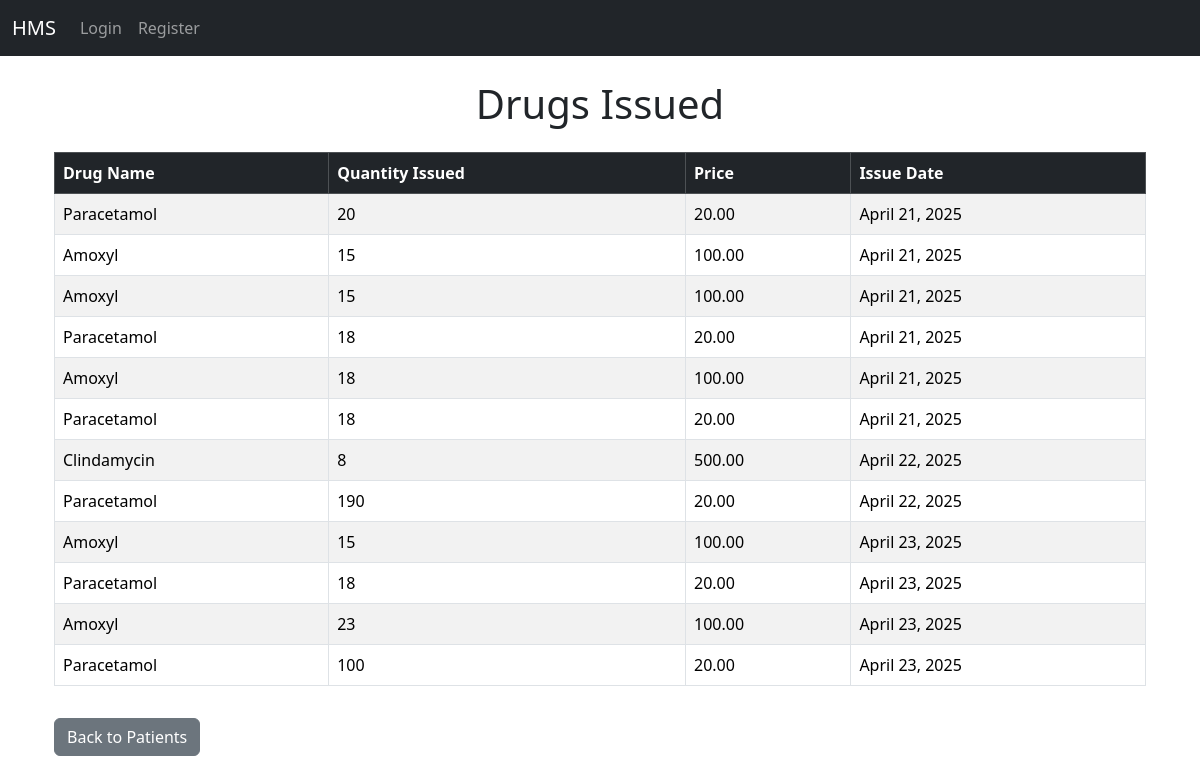
/patients/drug_issued/, run on an earlier commit of the app's database.
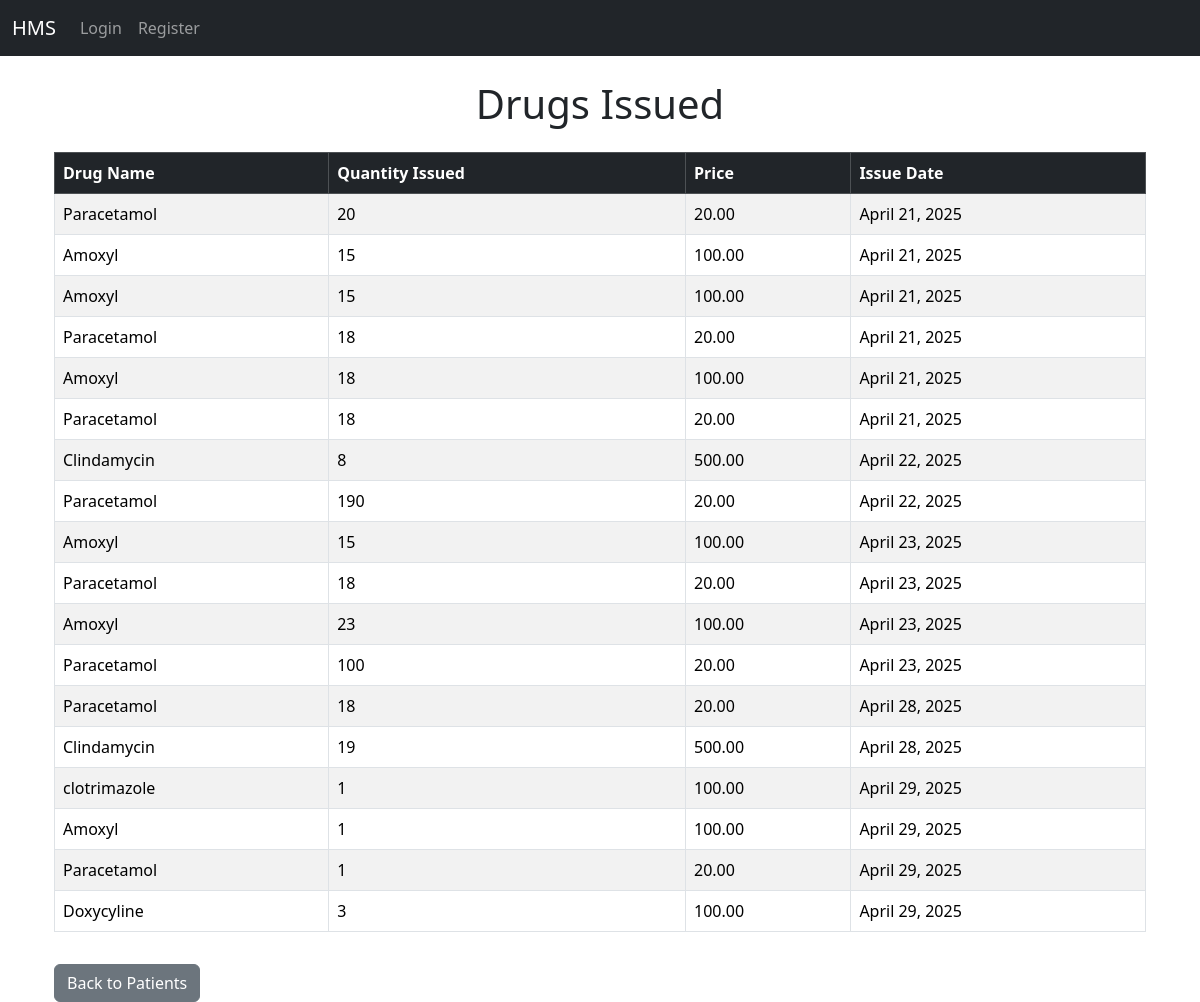
And on a later commit of the database.
### drugs/models.py (models this page shows, shortened)
class DrugIssue(models.Model):
    drug = models.ForeignKey(Drug, on_delete=models.CASCADE)
    patient = models.ForeignKey(Patient_register, on_delete=models.CASCADE)  # Foreign key to Patient_register
    quantity_issued = models.IntegerField()
    issue_date = models.DateField(auto_now_add=True)

class Drug(models.Model):
    name = models.CharField(max_length=100)
    quantity = models.IntegerField()
    expiry_date = models.DateField()
    price = models.DecimalField(max_digits=10, decimal_places=2)

### patients/views.py (the view)
# urls.py: path("drug_issued/", views.drug_issued, name="drug_issued"),
def drug_issued(request, id=None):
    if id:
        drug_issues = DrugIssue.objects.filter(patient_id=id)
        patient = Patient_register.objects.get(id=id)
        return render(request, 'patients/drug_issued.html', {'drug_issues': drug_issues, 'patient': patient})
    drug_issues = DrugIssue.objects.all()
    return render(request, 'patients/drug_issued.html', {'drug_issues': drug_issues})

### templates/patients/drug_issued.html (shortened to what this page needs)
{% extends 'base.html' %}
{% block content %}
<h1 class="text-center mb-4">Drugs Issued</h1>
<div class="container">
    {% if drug_issues %}
    <div class="table-responsive">
        <table class="table table-bordered table-striped">
            <thead class="table-dark">
                <tr>
                    <th>Drug Name</th>
                    <th>Quantity Issued</th>
                    <th> Price</th>
                    <th>Issue Date</th>
                </tr>
            </thead>
            <tbody>
                {% for issue in drug_issues %}
                <tr>
                    <td>{{ issue.drug.name }}</td>
                    <td>{{ issue.quantity_issued }}</td>
                    <td>{{ issue.drug.price }}</td>
                    <td>{{ issue.issue_date }}</td>
                </tr>
                {% endfor %}
            </tbody>
        </table>
    </div>
    {% else %}
    <p class="text-center">No drugs have been issued to this patient.</p>
    {% endif %}
    <a href="{% url 'all_patients' %}" class="btn btn-secondary mt-3">Back to Patients</a>
</div>
{% endblock %}

What changed in the data, as far as the page shows it:
added DrugIssue: drug.name "Paracetamol", quantity_issued "18", drug.price "20.00", issue_date "April 28, 2025"
added DrugIssue: drug.name "Clindamycin", quantity_issued "19", drug.price "500.00", issue_date "April 28, 2025"
added DrugIssue: drug.name "clotrimazole", quantity_issued "1", drug.price "100.00", issue_date "April 29, 2025"
added DrugIssue: drug.name "Amoxyl", quantity_issued "1", drug.price "100.00", issue_date "April 29, 2025"
added DrugIssue: drug.name "Paracetamol", quantity_issued "1", drug.price "20.00", issue_date "April 29, 2025"
added DrugIssue: drug.name "Doxycyline", quantity_issued "3", drug.price "100.00", issue_date "April 29, 2025"
